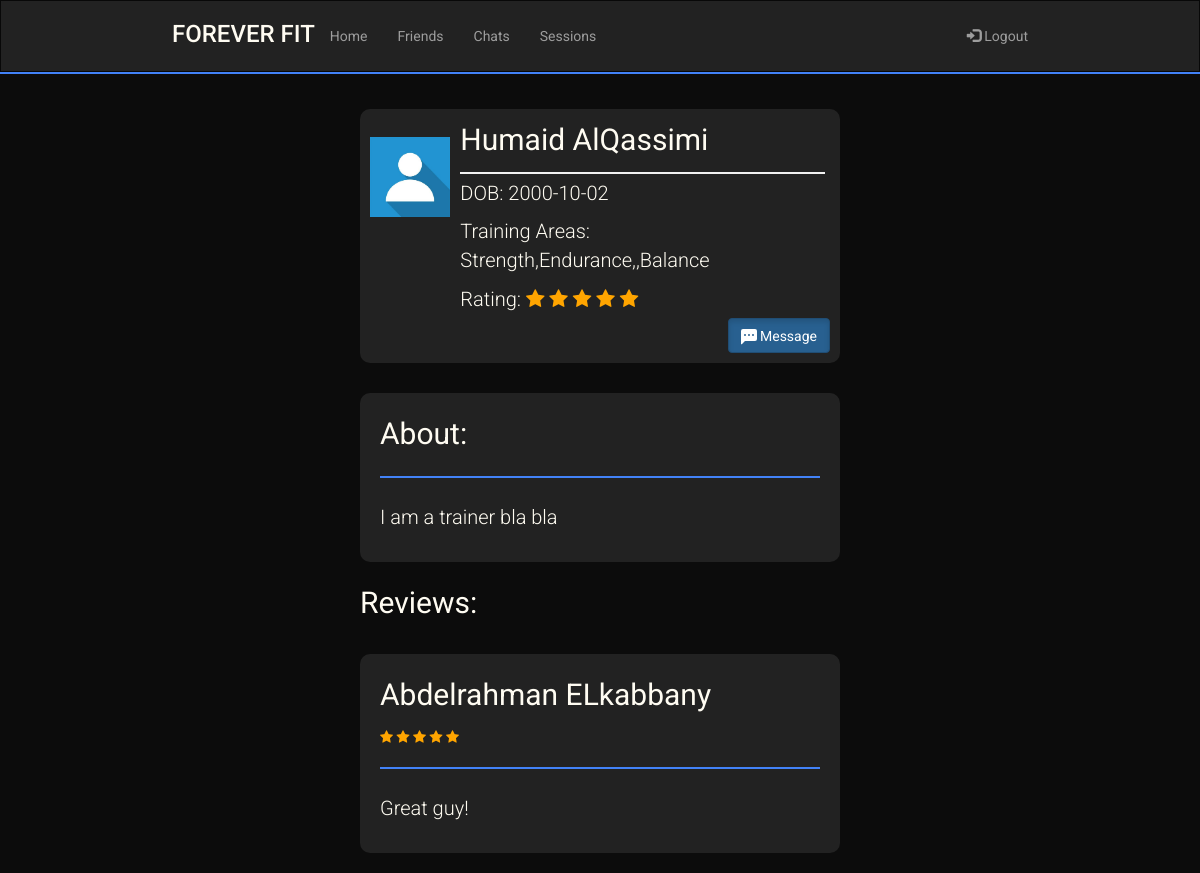
/TrainerProfile/ha82 (signed in), run on the app's committed database.
### sql_db.py (models this page shows, shortened)
class User(UserMixin,db.Model):
    __tablename__ = 'user'
    username = db.Column(db.String(80), unique=True, primary_key=True)
    fname = db.Column(db.String(120), nullable=False)
    lname = db.Column(db.String(120), nullable=False)
    dob = db.Column(db.String(120), nullable=False)
    password = db.Column(db.String(120), nullable=False)
    isTrainer = db.Column(db.Boolean, nullable = False)
    fitnessGoals = db.Column(db.String(120), nullable=True)
    strength = db.Column(db.Boolean, nullable=True)
    endurance = db.Column(db.Boolean, nullable=True)
    mobility = db.Column(db.Boolean, nullable=True)
    combat_sports = db.Column(db.Boolean, nullable=True)
    balance = db.Column(db.Boolean, nullable=True)
    weightloss = db.Column(db.Boolean, nullable=True)
    weightgain = db.Column(db.Boolean, nullable=True)
    sessionsCompleted = db.Column(db.Integer, nullable=False)
    rating = db.Column(db.Integer, nullable=True)
    about = db.Column(db.String(120), nullable=True)

class TrainerReview(UserMixin, db.Model):
    __tablename__ = 'trainer_review'
    id = db.Column(db.Integer, primary_key = True)
    trainee_username = db.Column(db.String(80),db.ForeignKey('user.username'))
    trainee_fname = db.Column(db.String(80),db.ForeignKey('user.username'))
    trainee_lname = db.Column(db.String(80),db.ForeignKey('user.username'))
    trainer_username = db.Column(db.String(80),db.ForeignKey('user.username'))
    rating = db.Column(db.Integer, nullable = False)
    comment = db.Column(db.String(180), nullable = True)

### routes.py (the view)
@app.route('/TrainerProfile/<uname>')
@login_required
def TrainerProfile(uname):
    return render_template('trainer-profile.html', trainer = get_user(uname),reviews = get_reviews(uname))

### main.py (called while the page is built)
    @login.user_loader
    def load_user(uname):
        return User.query.get(uname)

### sql_db.py (called while the page is built)
def get_user(uname):
    return User.query.filter_by(username=uname).first()

def get_reviews(uname):
    return TrainerReview.query.filter_by(trainer_username = uname).all()

### templates/trainer-profile.html (shortened to what this page needs)
<!DOCTYPE html>
<html lang="en">
    <head>
        <link rel="stylesheet" href="https://maxcdn.bootstrapcdn.com/bootstrap/3.4.1/css/bootstrap.min.css" />
        <link rel="stylesheet" href="../static/main.css" />
        <link rel="stylesheet" href="../static/dropdown.css" />
        <link rel="stylesheet" href="https://cdnjs.cloudflare.com/ajax/libs/font-awesome/4.7.0/css/font-awesome.min.css">
    </head>
    <body>
        <header>
            <nav class="navbar navbar-inverse" style="border-radius: 0px; margin-bottom: 0px;">
                <div class="container-fluid">
                    <div class="navbar-header mobile-center">
                        <h3 class="logo" href="#">FOREVER FIT</h3>
                    </div>
                    <ul class="nav navbar-nav laptop">
                        <li><a href="/">Home</a></li>
                        <li><a href="/Friends">Friends</a></li>
                        <li><a href="/chats">Chats</a></li>
                        <li><a href="/TrainingSessions">Sessions</a></li>
                    </ul>
                    <ul class="nav navbar-nav navbar-right laptop">
                        <li>
                            <a href="/logout"><span class="glyphicon glyphicon-log-in"></span> Logout</a>
                        </li>
                    </ul>
                </div>
            </nav>
            <hr class="header-hr"/>
        </header>
        <main>
            <div class="friend-body">
                <br>
                <div class="trainer-widget">
                    <div class="trainer-image">
                        <img src="../static/images/profile-picture.jpeg" alt="ProfilePicture" class="profile-picture">
                    </div>
                    <div class="flex-column">
                        <div class = "trainer-info">
                            <div class="trainer-name big">
                                <p>{{ trainer.fname }} {{ trainer.lname }}</p>
                            </div>
                            <hr style="width: 100%; margin-top: 5px; margin-bottom:5px">
                            <div class="small trainer-details">
                                <p>DOB: {{ trainer.dob }}</p>
                                <p>Training Areas: {{ trainer.fitnessGoals }}</p>
                                <p>Rating:
                                    {% for rating in range(0,trainer.rating) %}
                                        <span class="fa fa-star checked"></span>
                                    {% endfor %}
                                </p>
                            </div>
                        </div>
                        <div class="message-button">
                            <a href="/chat/{{trainer.username}}" class="btn btn-primary active mbtn" role="button">
                                Message
                            </a>
                        </div>
                    </div>
                </div>
                <div class="widget">
                    <p class="big">About:</p>
                    <hr>
                    <p class="small">{{trainer.about}}</p>
                </div>
                <br>
                <p class="big">Reviews:</p>
                {% if reviews %}
                    {%for review in reviews%}
                        <div class="widget">
                            <p class="big">{{review.trainee_fname}} {{review.trainee_lname}}</p>
                            {% for rating in range(0,review.rating) %}
                                    <span class="fa fa-star checked"></span>
                            {% endfor %}
                            <hr>
                            <p class="small">{{review.comment}}</p>
                        </div>
                    {%endfor%}
                {%else%}
                    <div class="widget">
                        <p class="big">No Reviews</p>
                    </div>
                {%endif%}
                <br>
            </div>
        </main>
    </body>
</html>

### static/main.css (style rules this page uses)
:root { --black: #0c0c0c; --white: #fffcf2; --red: #e54b4b; --lightred: #f0c1c1; --blue: #4282f8; --darkblue: #356cd1; --grey: #222222; --lightgrey: #3d3d3d; }
@media (min-width : 872px) { .container-fluid { margin-bottom: 10px; } }
@media (min-width : 872px) { .navbar { padding-left: 13%; padding-right: 13%; } }
@media (min-width : 872px) { .navbar-nav { padding-top: 10px; } }
@media (min-width : 872px) { .big { font-size: 30px; } }
@media (min-width : 872px) { .small { font-size: 20px; font-weight: 300; } }
body { font-family: 'Roboto', sans-serif; background-color: var(--black); }
@media (max-width : 1446px) { .widget { margin-top: 30px; } }
main { background-color: var(--black); display: block; overflow: auto; color: var(--white) }
.header-hr { margin-top: 0px; margin-bottom: 0px; border: 1px solid var(--blue); }
.widget { color: var(--white); border-radius: 10px; background-color: #222222; padding: 20px 20px 20px 20px; }
.widget hr { border: 1px solid var(--blue) }
.logo { color: var(--white); }
hr { border: 1px solid #f1f1f1; margin-bottom: 25px; }
.trainer-widget { border-radius: 10px; background-color: #222222; display: flex; flex-direction: row; margin-bottom: 30px; }
.trainer-image { width:100px; margin-right: 10px; }
.profile-picture { width: 100%; }
.trainer-info { width: 98%; }
.flex-column { width: 100%; }
.message-button { position: relative; height: 30px; }
.mbtn { position: absolute; bottom: 0; right: 0; }
.bi { position:relative; bottom: -4px; }
@media (min-width : 1065px) { .trainer-image { padding-top : 18px; } }
@media (min-width : 1065px) { .trainer-widget { padding: 10px 10px 10px 10px; } }
:root { --gutter: 20px; }
.btn-primary { background-color: var(--blue); }
@media (min-width : 900px) { .friend-body { padding-top: 15px; padding-left: 15%; padding-right: 15%; } }
@media (min-width : 1000px) { .friend-body { padding-top: 15px; padding-left: 30%; padding-right: 30%; } }
.checked { color: orange; }

### data on the page
User: fname "Humaid", lname "AlQassimi", dob "2000-10-02", fitnessGoals "Strength,Endurance,,Balance", rating 5 (drawn), about "I am a trainer bla bla"
TrainerReview: trainee_fname "Abdelrahman", trainee_lname "ELkabbany", rating 5 (drawn), comment "Great guy!"
